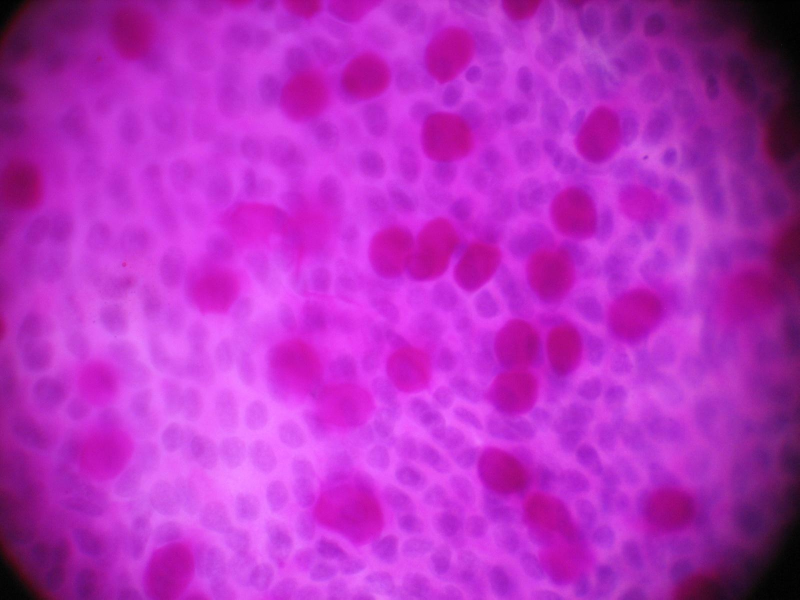
#> input picture input/test1.jpg, 1599 x 1199 px (shown at 1/2 size)
$ python segment.py input/test1.jpg   (Python 2 division)   (older library calls are emulated)
#> lines starting #> are read from the running program, lines starting #| are printed output that depends on the picture
import os
import sys

import numpy as np
import mahotas
import pymorph
import pylab
from scipy.cluster.vq import kmeans,vq
from scipy import ndimage

DEBUG = True


R, G, B = range(3)

def main(infile):
#> called with infile = 'input/test1.jpg'
    img = mahotas.imread(infile)
#> img is the input picture: shape (1199, 1599, 3); mean R, G, B 181.2, 46.2, 191.7
    infile = os.path.splitext(
        os.path.basename(infile))[0]
    blue_component = img[:,:,B]
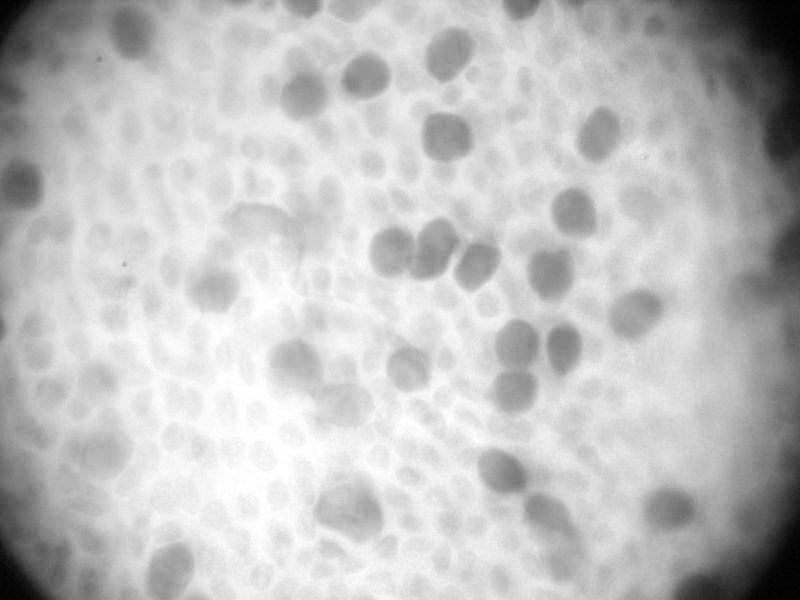
#> blue_component: shape (1199, 1599) (shown at 1/2 size); min 0, max 255, mean 191.7

    pylab.gray()
    k = 3
    f = ndimage.gaussian_filter(blue_component, 12)
    if DEBUG:
        print 'Procesando imagen %s usando canal azul' % (infile)
        mahotas.imsave('00%s-input.jpg' % infile, f)

    clustered = segment_kmeans(f, k)
    clustered[clustered == k-1] = 0
    mask = ndimage.binary_fill_holes(clustered)

    if DEBUG:
        print 'Segmentacion inicial k-means con k=%d' % k
        mahotas.imsave('01kmeans1%s.jpg' % infile, mask)

    masked = f * mask

    if DEBUG:
        mahotas.imsave('02masked%s.jpg' % infile, masked)

    k = 4
    clustered2 = segment_kmeans(masked, k)

    if DEBUG:
        print 'Resegmentacion k-means con k=%d' % k
        mahotas.imsave('03kmeans2%s.jpg' % infile, clustered2)

    clustered2[(clustered2 != k-2)] = 0
    clustered2[(clustered2 == k-2)] = 1

    if DEBUG:
        mahotas.imsave('04kmeans2binary%s.jpg' % infile, clustered2)

    clustered2 = ndimage.binary_fill_holes(clustered2)

    labeled, _  = mahotas.label(mask)
    if DEBUG:
        print 'Etiquetando imagen segmentacion inicial k-means'
        mahotas.imsave('05kmeans2noholes%s.jpg' % infile, clustered2)
        mahotas.imsave('06kmeans2labeled%s.jpg' % infile, labeled)
        while True:
            min_max = raw_input('label1 min,max? ')
            try:
                min_max = min_max.strip().split(',')
                min_ = int(min_max[0])
                max_ = int(min_max[1])
            except:
                break
            labeled1 = remove_by_size(labeled, min_, max_)
            mahotas.imsave('07labeled1f%d,%d%s.jpg' % (min_, max_, infile), labeled1)

    labeled, _  = mahotas.label(clustered2)
    labeled2 = remove_by_size(labeled, 1600, 23000)

    if DEBUG:
        print 'Etiquetando imagen re-segmentacion k-means'
        mahotas.imsave('08labeled2f%s.jpg' % infile, labeled)
        mahotas.imsave('09labeled2f%s.jpg' % infile, labeled2)

    combined = labeled1 + labeled2

    labeled_to_binary(combined)
    if DEBUG:
        mahotas.imsave('10combined%s.jpg' % infile, combined)

    combined = ndimage.binary_fill_holes(combined)

    if DEBUG:
        mahotas.imsave('11combined_noholes%s.jpg' % infile, combined)

    borders = mahotas.labeled.borders(mahotas.label(combined)[0])

    cells = f * combined
    cells[cells == 0] = 255

    if DEBUG:
        mahotas.imsave('12maskedcellsw%s.jpg' % infile, cells)

    rmin = mahotas.regmin(cells)
    seeds, nr_nuclei = mahotas.label(rmin)

    if DEBUG:
        mahotas.imsave(
            '13gscale-final%s.jpg' % infile,
            pymorph.overlay(blue_component, rmin,
                        borders)
        )

    img2 = np.copy(img)
    img2[borders] = [0,0,0]
    img2[rmin] = [5,250,42]
    mahotas.imsave('14%s-outputcells.jpg' % (infile), img2)

    #watershed
    gradient = ndimage.morphology.morphological_gradient(combined, size=(3,3))
    gradient = gradient.astype(np.uint8)
    if DEBUG:
        print 'Watershed'
        mahotas.imsave('15%s-gradient.jpg' % infile, gradient)
    wshed, lines = mahotas.cwatershed(gradient, seeds, return_lines=True)


    pylab.jet()

    if DEBUG:
        mahotas.imsave('16wshed.jpg', wshed)

    ncells =  len(np.unique(wshed)) - 1
    print '%d cells.' % ncells
    borders = mahotas.labeled.borders(wshed)

    img[borders] = [0,0,0]
    img[rmin] = [5,250,42]
    mahotas.imsave('17%s-output-%dcells.jpg' % (infile, ncells), img)

def segment_kmeans(img, k):
    f = img.flatten()
#> (the run stopped early here; a loop or call above may not have finished)

$ run again, on input/test3.jpg
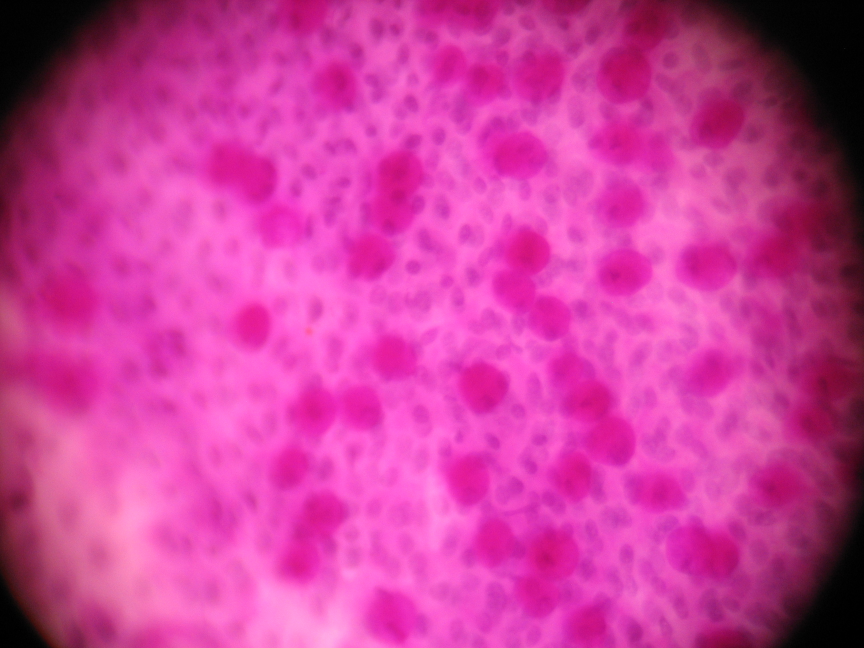
#> input picture input/test3.jpg, 2592 x 1944 px (shown at 1/3 size)
#> in main, img is the input picture: shape (1944, 2592, 3); mean R, G, B 202.7, 60.3, 154.1
#> in main, `blue_component = img[:,:,B]`:
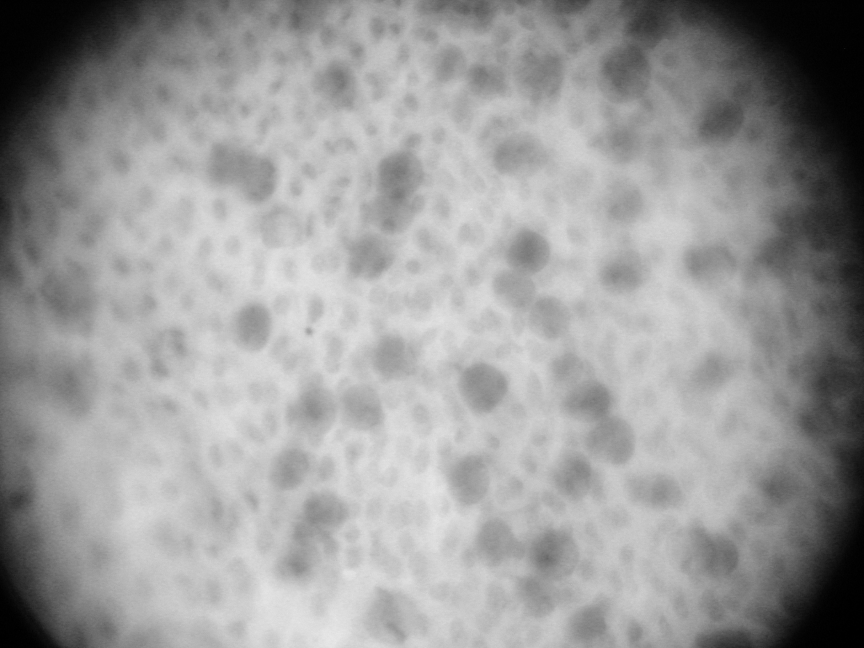
#> blue_component: shape (1944, 2592) (shown at 1/3 size); min 0, max 255, mean 154.1

$ run again, on input/test4.jpg
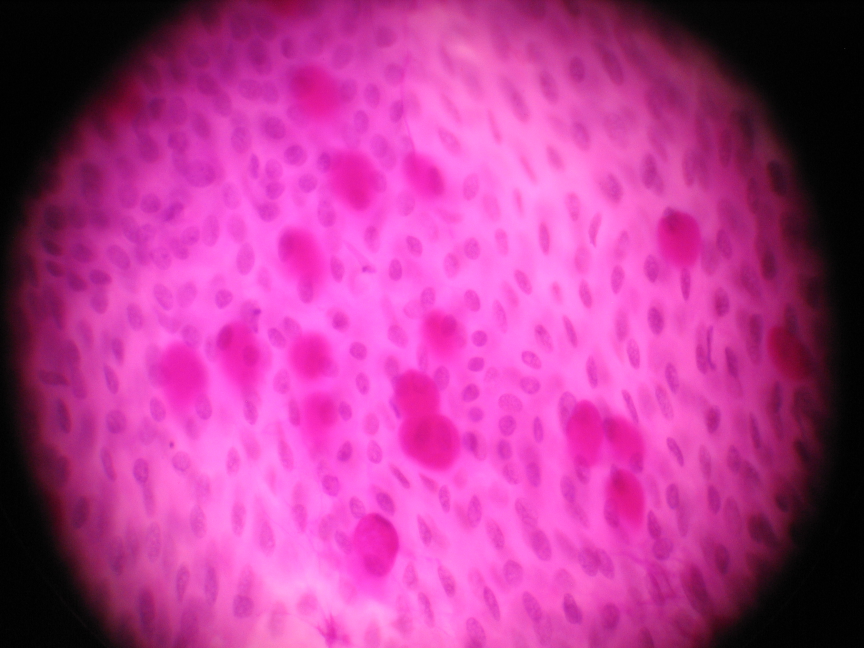
#> input picture input/test4.jpg, 2592 x 1944 px (shown at 1/3 size)
#> in main, img is the input picture: shape (1944, 2592, 3); mean R, G, B 179.7, 58.6, 145
#> in main, `blue_component = img[:,:,B]`:
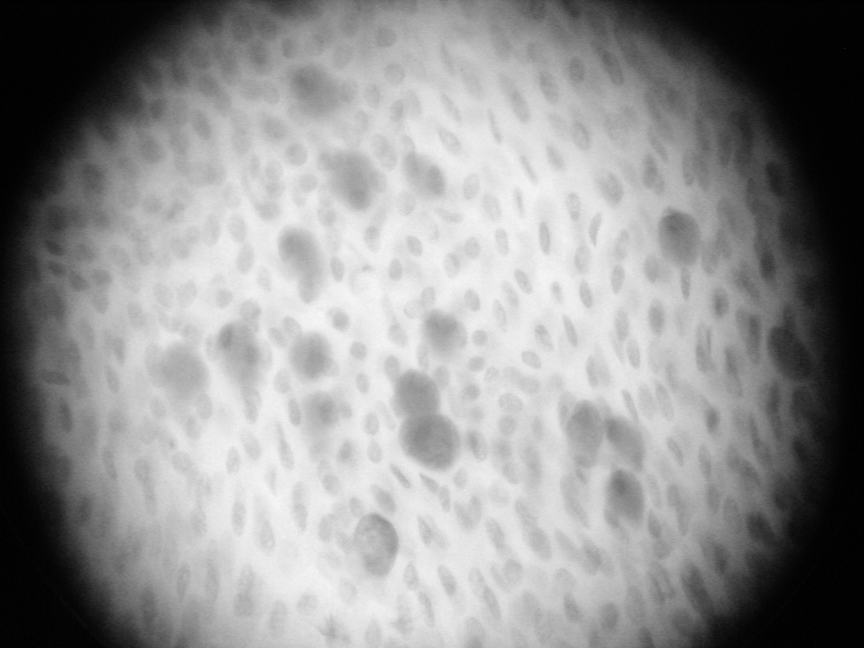
#> blue_component: shape (1944, 2592) (shown at 1/3 size); min 0, max 255, mean 145

$ run again, on input/test5.jpg
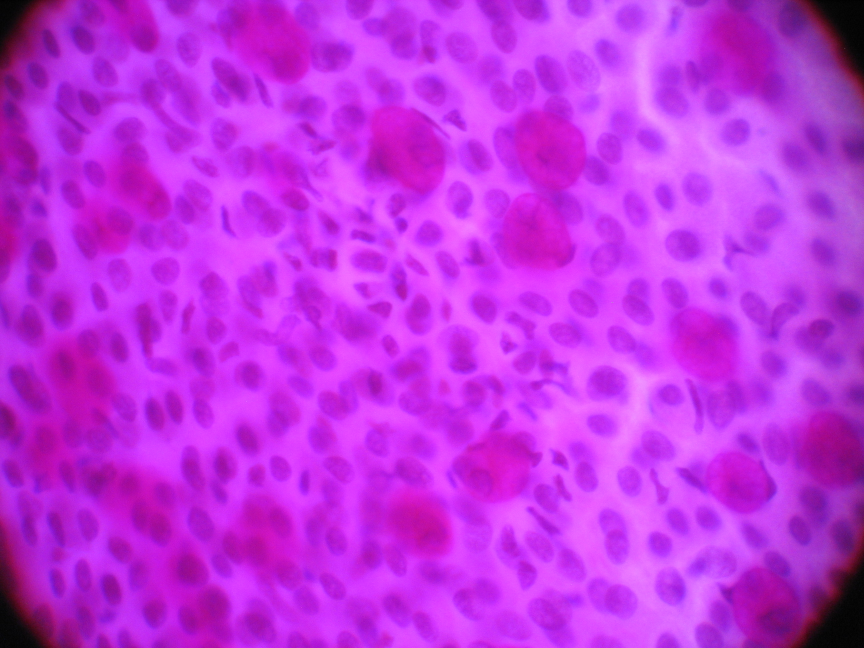
#> input picture input/test5.jpg, 2592 x 1944 px (shown at 1/3 size)
#> in main, img is the input picture: shape (1944, 2592, 3); mean R, G, B 192.3, 49, 223.8
#> in main, `blue_component = img[:,:,B]`:
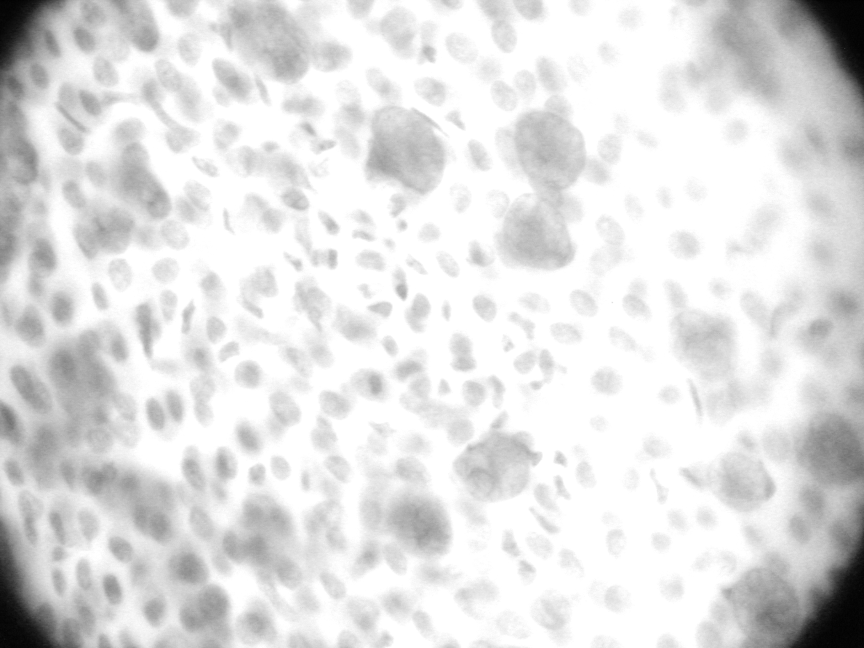
#> blue_component: shape (1944, 2592) (shown at 1/3 size); min 0, max 255, mean 223.8
